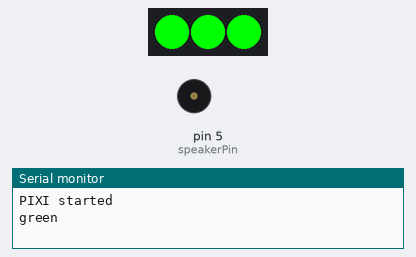
Bench run of a sketch on a simulated Arduino Uno, built with avr-gcc and run on an emulated ATmega328P. Shown: 3 RGB LEDs in strip order, left to right, buzzer (waves = sounding, pin HIGH), the last lines printed to the serial monitor. Dim RGB values are drawn brighter than linear; random numbers use the default seed unless the sketch sets one; no radio packets arrive unless stated.

Above: at 0.1 s.
At 0.51 s:
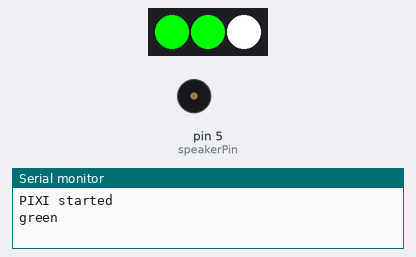
At 0.9 s:
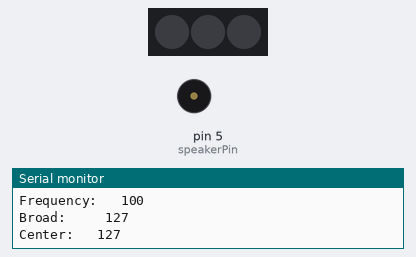
At 18.43 s:
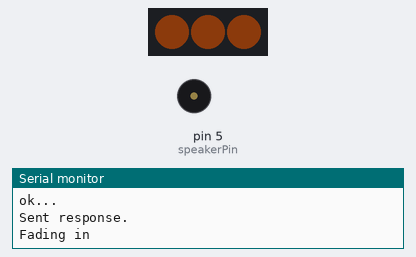
At 38.5 s:
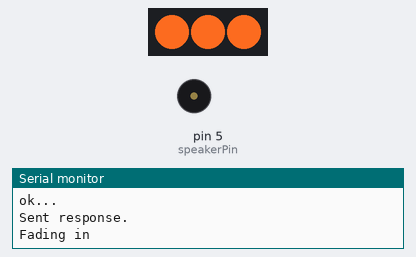
Timing chart, 0 to 40.0 s (numbered marks = the images above):
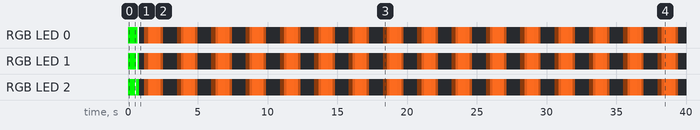

The sketch:

Buren_sender.ino
```cpp
/*
  PIXI by Werccollective.com
 programming: olav@werccollective.com, herman@kopinga.nl

 Updates on: https://github.com/HermanKopinga/Buren/

 Hardware:
 - AVR Atmega328p @1MHz (internal oscillator)
 - nrf24l01 wireless modules
 - tp4056 lipo charger
 - apa102 leds
 - custom PCB

 Based on work by:
 - https://github.com/maniacbug/RF24 (nrf24l01 library)
 - http://adafruit.com/ (DotStar library)
 - http://donalmorrissey.blogspot.nl/2010/04/sleeping-arduino-part-5-wake-up-via.html  (sleep code)
 - https://github.com/jgillick/arduino-LEDFader/blob/master/Curve.cpp Gamma correction
 */


#include <SPI.h>
#include "nRF24L01.h" // rf lib
#include "RF24.h" // rf lib
#include <Adafruit_DotStar.h>
#include "printf.h" // used for debuggin the radio.print
#include <avr/sleep.h> // For sleeping.
#include <avr/power.h> // For sleeping.
#include <avr/wdt.h> // For sleeping.

/*
 1 time (2 bytes) start time for color (fraction: 8 bits.8 bits 0-255.0-255)
 2 Frequency (byte) freq for color calcualtion / 100
 3 Broad (byte) color calculation
 4 Center (byte) range of color calculation
 5 Intensity (byte) start intensity led
 6 ColorShift (byte) Amount of color change betwe pixies / 10000
 7 FadeOut (byte) Speed to fade the led across pixies to black =0 ook stop passing on
 8 FadeSpeedIn (byte) Speed to fade in the led inside the pixie in miliseconds / 10
 9 FadeSpeedOut (byte) Speed to fade out led inside pixie miliseconds / 10
 10 LedTime (byte) Time the LED is on.
 11 Rest (byte) stop listening after sending
 12 RestSpeed (signed byte) to speed up or slow down sending
 13 Future (byte) future expansion
 14 Cricket (bit) turn on cricket
 15 BatteryLevel (bit) show us your batt level
 16 Character (4 bits) Caracter (its an nibble)
 17 FindMyPixi (bit) show were you are
 18 MonkyLives (bit) got mental!!! (test mode)
 */

#define DEBUG
//#define DEBUGSLEEP
#define DEBUGSEND
#define DEBUGRECEIVE

// PIXI dust
#define PAYLOAD_SIZE 15
#define FRAMERATEDELAY 25 //1000ms/40fps

float time = 0;
float frequency = 0;
byte broad = 0;
byte center = 0;
byte intensity = 0;
float colorShift = 0;
byte fadeOut = 0;
byte fadeSpeedIn = 0;
byte fadeSpeedOut = 0;
byte ledTime = 0;
byte rest = 0;
byte restSpeed = 0;
byte future = 0;
byte bitField = 0;
bool cricket = 0;
bool findMyPixi = 0;
bool batteryLevel = 0;
byte character = 0;
bool monkeyLives = 0;

// Piezo delay (basis for tone frequency of cricket).
int piezoLow = 10;

// variables for color shift
byte red = 0;
byte green = 0;
byte blue = 0;

//
// Hardware configuration
//
const int buttonPin = A1; // Button for triggering sends
const int ldrPin = A5; //
const int speakerPin = 5; // speaker pin is located underneath the atmega
#define NUMPIXELS 3 // Number of LEDs in strip
// Here's how to control the LEDs from any two pins:
#define DATAPIN    4
#define CLOCKPIN   3
Adafruit_DotStar strip = Adafruit_DotStar(NUMPIXELS, DATAPIN, CLOCKPIN,DOTSTAR_BGR);

// Set up nRF24L01 radio on SPI bus plus pins 9 & 10
RF24 radio(9,10);
// Topology pipe adress
const uint64_t pipe = 0xF0F0F0F0E1LL;
byte buffer[PAYLOAD_SIZE];

// Sleep counter.
volatile int justSlept = 1;

// Timing variables.
unsigned long receivedTime = 0;
unsigned long sentTime = 0;

// Daylight detection averaging variables
const int numLdrReadings = 15;
// Fix that pixi starts awake
// the readings from the analog input
int ldrReadings[] = {
  300,300,300,300,300,300,300,300,300,300,300,300,300,300,300};
int ldrIndex = 0;                  // the index of the current reading
int ldrTotal = 15*300; // the running total initialized to start awake.
int ldrAverage = 0;                // the average

// Local fade variables
float fadeIntensity;
bool fadeDirection;
float fadeStep;
unsigned long lastFade;
#define FADINGIN 0
#define FADINGOUT 1

byte ledIntensity;
byte sentReply = 0;
byte isFading = 0;
byte isResting = 0;

// For gamma correcting the LED brightness
// Human eyes don't preceive lightlevels as linear as a programmer might like.
const byte Gamma[256] = {
  0,  1,  1,  1,  1,  1,  1,  1,  1,  1,  1,  1,  1,  1,  1,  1,
  1,  1,  1,  2,  2,  2,  2,  2,  2,  2,  2,  2,  2,  2,  2,  2,
  2,  2,  2,  2,  2,  2,  2,  2,  2,  2,  2,  3,  3,  3,  3,  3,
  3,  3,  3,  3,  3,  3,  3,  3,  3,  3,  4,  4,  4,  4,  4,  4,
  4,  4,  4,  4,  4,  4,  5,  5,  5,  5,  5,  5,  5,  5,  5,  6,
  6,  6,  6,  6,  6,  6,  6,  7,  7,  7,  7,  7,  7,  8,  8,  8,
  8,  8,  8,  9,  9,  9,  9,  9, 10, 10, 10, 10, 10, 11, 11, 11,
  11, 12, 12, 12, 12, 13, 13, 13, 14, 14, 14, 14, 15, 15, 15, 16,
  16, 16, 17, 17, 18, 18, 18, 19, 19, 20, 20, 21, 21, 21, 22, 22,
  23, 23, 24, 24, 25, 25, 26, 27, 27, 28, 28, 29, 30, 30, 31, 32,
  32, 33, 34, 35, 35, 36, 37, 38, 39, 39, 40, 41, 42, 43, 44, 45,
  46, 47, 48, 49, 50, 51, 52, 53, 55, 56, 57, 58, 59, 61, 62, 63,
  65, 66, 68, 69, 71, 72, 74, 76, 77, 79, 81, 82, 84, 86, 88, 90,
  92, 94, 96, 98,100,102,105,107,109,112,114,117,119,122,124,127,
  130,133,136,139,142,145,148,151,155,158,162,165,169,172,176,180,
  184,188,192,196,201,205,210,214,219,224,229,234,239,244,250,255,
};


void setup(void){
  Serial.begin(9600);
  printf_begin();  // strart the print.h
  Serial.println("PIXI started");

  pinMode(buttonPin, INPUT_PULLUP);
  pinMode(speakerPin, OUTPUT);
  pinMode(ldrPin, INPUT);

  // Let the user know we are started by doing a led marquee.
  strip.begin();
  fastBatteryStatus();
  ledMarquee();

  if (!transmitter()) setupSleep();

  setupRadio();
}


void loop(void) {

  if (!transmitter()){
    // Sleep on daylight OR if monkeyLives (test mode).
    // Todo: daylight gets called too fast at nighttime, some timerstuff needed.
    while(dayLight() && !monkeyLives ) {
      if (justSlept == 0) {
        radio.powerDown();
#ifdef DEBUGSLEEP
        Serial.println("Radio off");
        delay(20); // Wait for the serial message to go through.
#endif
      }
#ifdef DEBUGSLEEP
      Serial.println("Sleep");
      delay(20); // Wait for the serial message to go through.
#endif
      /* Re-enter sleep mode. */
      enterSleep();
    }
    if (justSlept) {
#ifdef DEBUGSLEEP
      Serial.print(justSlept);
      Serial.println(" Woke up");
      delay(20); // Wait for the serial message to go through.
#endif
      stopSleep();
      setupRadio();
      // Delay so radio settles.
      delay(100);
      justSlept = 0;
    }


    // if there is data ready
    if (radio.available() && !isFading && !isResting) {
      // Dump the payloads until we've gotten everything
      getMessage();
      // First, stop listening so we can send later.
      radio.stopListening();


      // If the battery level was requested, show it through the leds.
      if (batteryLevel) {
        batteryStatus();
      }
      else {
        if (cricket) {
          playCricket(); // CHIRP
        }
        startFadeIn();
        isFading = 1;
        isResting = 1;
      }

      receivedTime = millis();
      sentReply = 0;
    }


    if (millis() >= receivedTime + fadeSpeedIn * 10 + ledTime * 10 && fadeDirection == FADINGIN) {
      startFadeOut();
    }


    if (receivedTime + rest * 10 <= millis()) {
      if (intensity > fadeOut && sentReply == 0) { //shouldn't send anymore, last pixi in the lin
        sendMessage();
        sentReply = 1;
      }
    }


    // Delay after sending the packet (wait for it to be far, far away, prevents loopback).
    if(millis() >= receivedTime + rest * 10 * future) {
      // David is like Olav :-P
      radio.read(&buffer, PAYLOAD_SIZE);
      radio.read(&buffer, PAYLOAD_SIZE);
      radio.read(&buffer, PAYLOAD_SIZE);
      radio.read(&buffer, PAYLOAD_SIZE);
      radio.read(&buffer, PAYLOAD_SIZE);
      radio.read(&buffer, PAYLOAD_SIZE);
      radio.read(&buffer, PAYLOAD_SIZE);
      radio.read(&buffer, PAYLOAD_SIZE);

      // Resume listening so we catch the next packets.
      radio.startListening();
      isResting = 0;
    }
  }


  updateFade();


  if (transmitter()){

    if (millis() >= sentTime + fadeSpeedIn * 10 + ledTime * 10 && fadeDirection == FADINGIN) {
      startFadeOut();
    }


    if (millis() >= sentTime + rest * 10 * 3) {
      // First, stop listening so we can send later.
      radio.stopListening();

      // Set standard values, this PIXI is an origin.
      byte colorPicker = 0;
      if (colorPicker == 0) time = 1.2; //orangish
      if (colorPicker == 1) time = 1.7; //purplish
      if (colorPicker == 2) time = 5; //bloapey
      if (colorPicker == 3) time = 6; //soapey
      colorShift = 0.0255;
      rest = 75;
      broad = 127;
      center = 127;
      frequency = 1;
      cricket = 1;
      intensity = 255;
      batteryLevel=0;
      ledTime = 50;
      fadeOut = 5;
      fadeSpeedIn = 50;
      fadeSpeedOut = 50;
      future = 3;

      sendMessage();
      // Delay after sending the packet (wait for it to be far, far away, prevents loopback).
      sentTime = millis();    // Now, continue listening
      radio.startListening();
      startFadeIn();
    }
  }
}


long readVcc() { // read batt level
  long result;
  // Read 1.1V reference against AVcc
  // Todo: does this work together with reading the LDR on A5 or is more setup needed?
  ADMUX = _BV(REFS0) | _BV(MUX3) | _BV(MUX2) | _BV(MUX1);
  delay(2); // Wait for Vref to settle
  ADCSRA |= _BV(ADSC); // Convert
  while (bit_is_set(ADCSRA,ADSC));
  result = ADCL;
  result |= ADCH<<8;
  result = 1126400L / result; // Back-calculate AVcc in mV
  //Serial.println( result, DEC );
  return result;
}


void rainbow() {
  // Based on: http://krazydad.com/tutorials/makecolors.php
  time = time + colorShift;

  // Fadeout between pixies.
  intensity = intensity - fadeOut;

  red   = sin(frequency * time + 0 )     * broad + center;
  green = sin(frequency * time + 2*PI/3) * broad + center;
  blue  = sin(frequency * time + 4*PI/3) * broad + center;

  //  red   = (red * intensity)/255;
  //  green = (green * intensity)/255;
  //  blue  = (blue * intensity)/255;
  /*
 Serial.print(red);
   Serial.print("red");
   Serial.print(green);
   Serial.print("green");
   Serial.print(blue);
   Serial.print("blue");
   */
  if (time > 64.0){
    time=0;
  }
}


void makeColor(byte redSend, byte greenSend, byte blueSend ) {
  for (int i = 0; i < NUMPIXELS; i++ ) {
    //strip.setPixelColor(i, strip.Color(Gamma[redSend], Gamma[greenSend], Gamma[blueSend]));
    strip.setPixelColor(i, strip.Color(redSend, greenSend, blueSend));
  }
  strip.show();
}


void playCricket() { // piezo speaker kreak
  // tone(speakerPin, 200, 1000);
  analogWrite(speakerPin, 255);
  delay(piezoLow);
  analogWrite(speakerPin, 0);
  delay(piezoLow*random(2  ));
  analogWrite(speakerPin, 255);
  delay(piezoLow*random(2));
  analogWrite(speakerPin, 0);
  delay(piezoLow*random(10));
  analogWrite(speakerPin, 255);
  delay(piezoLow);
  analogWrite(speakerPin, 0);
}


void batteryStatus(){
  int battery = readVcc(); // sample battery status
  //  Serial.println (battery);  // print battery status
  //  Serial.println ("battery");  // print battery status
  if ( battery < 3000) {
#ifdef DEBUG
    Serial.println ("red");
#endif
    makeColor(255,0,0);
    delay(2000);
    makeColor(0,0,0);
    delay(4000);
  }
  if (battery > 3000 && battery < 3500 ) {
    delay(2000);
#ifdef DEBUG
    Serial.println ("orange");
#endif
    makeColor(255,127,0);
    delay(2000);
    makeColor(0,0,0);
    delay(4000);
  }
  if (battery > 3500) {
    delay (4000);
#ifdef DEBUG
    Serial.println ("green");
#endif
    makeColor(0,255,0);
    delay (2000);
    makeColor(0,0,0);
    delay(4000);
  }
}


void fastBatteryStatus(){
  int battery = readVcc(); // sample battery status

  if ( battery < 3000) {
#ifdef DEBUG
    Serial.println ("red");
#endif
    makeColor(255,0,0);
    delay(500);
    // makeColor(0,0,0); //not needed with marquee afterward
  }
  if (battery > 3000 && battery < 3500 ) {
#ifdef DEBUG
    Serial.println ("orange");
#endif
    makeColor(255,127,0);
    delay(500);
    //makeColor(0,0,0);//not needed with marquee afterward
  }
  if (battery > 3500) {
#ifdef DEBUG
    Serial.println ("green");
#endif
    makeColor(0,255,0);
    delay(500);
    //makeColor(0,0,0);//not needed with marquee afterward
  }
}


void ledMarquee() {
  if(transmitter()){
    strip.setPixelColor(0, strip.Color(0, 255, 0));
    strip.setPixelColor(1, strip.Color(0, 255, 0));
    strip.setPixelColor(2, strip.Color(255, 255, 255));
    strip.show();
    delay(100);
    strip.setPixelColor(0, strip.Color(0, 255, 0));
    strip.setPixelColor(1, strip.Color(255, 255, 255));
    strip.setPixelColor(2, strip.Color(0, 255, 0));
    strip.show();
    delay(100);
    strip.setPixelColor(0, strip.Color(255, 255, 255));
    strip.setPixelColor(1, strip.Color(0, 255, 0));
    strip.setPixelColor(2, strip.Color(0, 255, 0));
    strip.show();
    delay(100);
    strip.setPixelColor(0, strip.Color(0, 0, 0));
    strip.setPixelColor(1, strip.Color(0, 0, 0));
    strip.setPixelColor(2, strip.Color(0, 0, 0));
    strip.show();
  }
  else{
    strip.setPixelColor(0, strip.Color(0, 0, 255));
    strip.setPixelColor(1, strip.Color(0, 0, 255));
    strip.setPixelColor(2, strip.Color(255, 255, 255));
    strip.show();
    delay(200);
    strip.setPixelColor(0, strip.Color(0, 0, 255));
    strip.setPixelColor(1, strip.Color(255, 255, 255));
    strip.setPixelColor(2, strip.Color(0, 0, 255));
    strip.show();
    delay(200);
    strip.setPixelColor(0, strip.Color(255, 255, 255));
    strip.setPixelColor(1, strip.Color(0, 0, 255));
    strip.setPixelColor(2, strip.Color(0, 0, 255));
    strip.show();
    delay(200);
    strip.setPixelColor(0, strip.Color(0, 0, 0));
    strip.setPixelColor(1, strip.Color(0, 0, 0));
    strip.setPixelColor(2, strip.Color(0, 0, 0));
    strip.show();
  }
}


void sendMessage() {
  // Prepare buffer for transmit.
  bitField = cricket << 7 |batteryLevel << 6 | (character & 0x0F) << 2 | findMyPixi << 1 | monkeyLives;
  buffer[0] = (byte) time;         // Only the whole number of time
  buffer[1] = ((time - (long) time)*100);   // Only the fraction of time
  buffer[2] = frequency * 100;   // Loses precision, no problem :)
  buffer[3] = broad;
  buffer[4] = center;
  buffer[5] = intensity;
  buffer[6] = colorShift * 10000;  // Loses precision, no problem :)
  buffer[7] = fadeOut;
  buffer[8] = fadeSpeedIn;
  buffer[9] = fadeSpeedOut;
  buffer[10] = ledTime;
  buffer[11] = rest;
  buffer[12] = restSpeed;
  buffer[13] = future;
  buffer[14] = bitField;

#ifdef DEBUGSEND
  Serial.println("\nNow sending ");
  /*for (int i = 0; i < PAYLOAD_SIZE; i++) {
   Serial.print(i);
   Serial.print(": ");
   Serial.println(buffer[i], BIN);
   }*/
  detailedPrint();
#endif

  // Send the packet multiple times.
  bool ok = radio.write(&buffer, sizeof(buffer));
  // If at first you don't succeed, try again :-D
  ok = radio.write(&buffer, sizeof(buffer));
  // Olav Huizer, dumb solutions to intelligent problems.
  ok = radio.write(&buffer, sizeof(buffer));
  // If at first you don't succeed, try again :-D
  ok = radio.write(&buffer, sizeof(buffer));
  // Olav Huizer, dumb solutions to intelligent problems.
  ok = radio.write(&buffer, sizeof(buffer));
  delay(6);    // Herman wanted a delay... *sigh*
  ok = radio.write(&buffer, sizeof(buffer));
  delay(12);   // Herman wanted a delay... *sigh*
  ok = radio.write(&buffer, sizeof(buffer));

  // Debug info.
  if (ok) {
    Serial.println("ok...");
  }
  else {
    Serial.println("failed.");
  }

  Serial.println("Sent response.");
  // Sending done, little #hack to stop re-sending.
}


void getMessage() {
  bool done = false;

  // This is now too fast :(
  //  Todo: Commented out, only interested in first packet.
  //while (!done) {
  // Fetch the payload, and see if this was the last one.
  done = radio.read(&buffer, PAYLOAD_SIZE);

  if (buffer[13] == 10){
    Serial.println("Bad Packet");

    unsigned long timeStamp = millis();

    while (millis() < timeStamp + 50){
      if (radio.available()){
        done = radio.read(&buffer, PAYLOAD_SIZE);
      }
    }
  }

  // Spew it (debugging)
#ifdef DEBUGRECEIVE
  Serial.println("\nGot payload");
  /*
  for (int i = 0; i < PAYLOAD_SIZE; i++) {
   Serial.print(i);
   Serial.print(": \t");
   Serial.println(buffer[i], BIN);
   */
  detailedPrint();


#endif
  //}
  // Convert the buffer to usable variables.
  time = (float)(buffer[0]) + (float) buffer [1]/100;
  frequency = (float) buffer[2] / 100;
  broad = buffer[3];
  center = buffer[4];
  intensity = buffer[5];
  colorShift = (float) buffer[6] / 10000;
  fadeOut = buffer[7];
  fadeSpeedIn = buffer[8];
  fadeSpeedOut = buffer[9];
  ledTime = buffer[10];
  rest = buffer[11];
  restSpeed = buffer[12]; // Signed??
  future = buffer[13];
  bitField = buffer[14];
  cricket = (bitField & 0x80) >> 7;
  findMyPixi = (bitField & 0x2) >> 1;
  batteryLevel = (bitField & 0x40) >> 6;
  monkeyLives = (bitField & 0x1);
  character = (bitField & 0x3c) >> 2;


  // To prevent re-sends messing up the logic.
  radio.stopListening();
}


void startFadeIn() {
  // calculate intensitystep
  ledIntensity = intensity;
  rainbow();
  fadeStep = ledIntensity * FRAMERATEDELAY / (fadeSpeedIn * 10.0);
  fadeIntensity = 0;
  lastFade = millis();
  fadeDirection = FADINGIN;
  Serial.println("Fading in");
}


void startFadeOut() {
  // calculate intensitystep
  fadeStep = ledIntensity * FRAMERATEDELAY / (fadeSpeedOut * 10.0);
  fadeIntensity = ledIntensity;
  lastFade = millis();
  fadeDirection = FADINGOUT;
  Serial.println("Fading out");
}


void updateFade() {
  if (millis() >= lastFade + FRAMERATEDELAY){
    if (fadeDirection == FADINGIN) {
      if (fadeIntensity < ledIntensity){
        fadeIntensity += fadeStep;
      }
    }
    if (fadeDirection == FADINGOUT) {
      if (fadeIntensity > 0){
        fadeIntensity -= fadeStep;
      }
      else if (isFading == 1){
        isFading = 0;
      }
    }
    lastFade = millis();
    //    strip.setPixelColor(0, strip.Color(fadeIntensity, fadeIntensity, fadeIntensity));
    //    strip.setPixelColor(1, strip.Color(fadeIntensity, fadeIntensity, fadeIntensity));
    //    strip.setPixelColor(2, strip.Color(fadeIntensity, fadeIntensity, fadeIntensity));
    //    strip.show();
    makeColor(red*fadeIntensity/255,green*fadeIntensity/255,blue*fadeIntensity/255);
  }
}


void enterSleep(void){
  set_sleep_mode(SLEEP_MODE_PWR_DOWN);   /* EDIT: could also use SLEEP_MODE_PWR_DOWN for lowest power consumption. */
  sleep_enable();

  /* Now enter sleep mode. */
  sleep_mode();

  /* The program will continue from here after the WDT timeout*/
  sleep_disable(); /* First thing to do is disable sleep. */

  /* Re-enable the peripherals. */
  power_all_enable();
}


ISR(WDT_vect) {
  justSlept++; // Semi sleep time counter in seconds.
}


void setupRadio () {
  radio.begin(); // start rf
  // Recover from sleep.
  radio.powerUp();

  // other radio setup:
  radio.setRetries(15,15); // amount of retries
  radio.setPALevel(RF24_PA_MIN); // range level
  radio.setAutoAck(0); // Don't wait nor send automatic response (dumb communication).
  radio.setDataRate(RF24_250KBPS); // set the datarate
  radio.setPayloadSize(PAYLOAD_SIZE); // amout of Bytes sending
  // Open pipes to other nodes for communication
  //
  radio.openReadingPipe(0,pipe);
  radio.openWritingPipe(pipe);
  // Start listening
  radio.startListening();

#ifdef DEBUG
  radio.printDetails();
#endif
}


bool dayLight () {
  // subtract the last reading:
  ldrTotal = ldrTotal - ldrReadings[ldrIndex];
  // read from the sensor:
  ldrReadings[ldrIndex] = analogRead(ldrPin);
  // add the reading to the total
  ldrTotal= ldrTotal + ldrReadings[ldrIndex];
  // advance to the next position in the array:
  ldrIndex = ldrIndex + 1;

  // if we're at the end of the array...
  if (ldrIndex >= numLdrReadings) {
    // ...wrap around to the beginning:
    ldrIndex = 0;
  }

  // calculate the average:
  int ldrLevel = ldrTotal / numLdrReadings;
#ifdef DEBUGSLEEP
  Serial.println(ldrLevel);
#endif
  if (ldrLevel < 300) {
    return 1;
  }
  else {
    return 0;
  }
}


void setupSleep() {
  /* Clear the reset flag. */
  MCUSR &= ~(1<<WDRF);

  /* In order to change WDE or the prescaler, we need to
   * set WDCE (This will allow updates for 4 clock cycles).
   */
  WDTCSR |= (1<<WDCE) | (1<<WDE);

  /* set new watchdog timeout prescaler value */
  WDTCSR = 1<<WDP3; /* 4.0 seconds */

  /* Enable the WD interrupt (note: no reset). */
  WDTCSR |= _BV(WDIE);
}


void stopSleep() {
  /* In order to change WDE or the prescaler, we need to
   * set WDCE (This will allow updates for 4 clock cycles).
   */
  WDTCSR |= (1<<WDCE);
  // Disable the WD interrupt.
  WDTCSR &= ~(_BV(WDIE));
}


void detailedPrint(){
  int i = 0;
  Serial.print("Time: \t\t");// (2 bytes) start time for color (fraction: 8 bits.8 bits 0-255.0-255)
  Serial.println(buffer[i]);
  i++;
  Serial.print("Time: \t\t");
  Serial.println(buffer[i]);
  i++;
  Serial.print("Frequency: \t");// (byte) freq for color calcualtion / 100
  Serial.println(buffer[i]);
  i++;
  Serial.print("Broad: \t\t");// (byte) color calculation
  Serial.println(buffer[i]);
  i++;
  Serial.print("Center: \t");// (byte) range of color calculation
  Serial.println(buffer[i]);
  i++;
  Serial.print("intensity: \t");// (byte) start intensity led
  Serial.println(buffer[i]);
  i++;
  Serial.print("ColorShift: \t");// (byte) Amount of color change betwe pixies / 10000
  Serial.println(buffer[i]);
  i++;
  Serial.print("FadeOut: \t");// (byte) Speed to fade the led across pixies to black =0 ook stop passing on
  Serial.println(buffer[i]);
  i++;
  Serial.print("FadeSpeedIn: \t");// (byte) Speed to fade in the led inside the pixie in miliseconds / 10
  Serial.println(buffer[i]);
  i++;
  Serial.print("FadeSpeedOut: \t");// (byte) Speed to fade out led inside pixie miliseconds / 10
  Serial.println(buffer[i]);
  i++;
  Serial.print("LedTime: \t");// (byte) Time the LED is on.
  Serial.println(buffer[i]);
  i++;
  Serial.print("Rest: \t\t");// (byte) stop listening after sending
  Serial.println(buffer[i]);
  i++;
  Serial.print("RestSpeed: \t");// (signed byte) to speed up or slow down sending
  Serial.println(buffer[i]);
  i++;
  Serial.print("Future: \t");// (byte) future expansion
  Serial.println(buffer[i]);
  i++;
  Serial.print("Bitmask: \t"); //    Serial.println(buffer[i], BIN);
  Serial.println(buffer[i], BIN);
}


byte transmitter(){
  return 1;
}
```

Source omitted: printf.h (656 bytes)

Measured:
- by itself, RGB LED 0: off → RGB(0, 255, 0) at 0.00 s, → RGB(255, 255, 255) 0.70 s later, → off 0.10 s later, → RGB(61, 26, 7) 0.36 s later, … (99 changes in this stretch)
- by itself, RGB LED 1: off → RGB(0, 255, 0) at 0.00 s, → RGB(255, 255, 255) 0.60 s later, → RGB(0, 255, 0) 0.10 s later, → off 0.10 s later, … (100 changes in this stretch)
